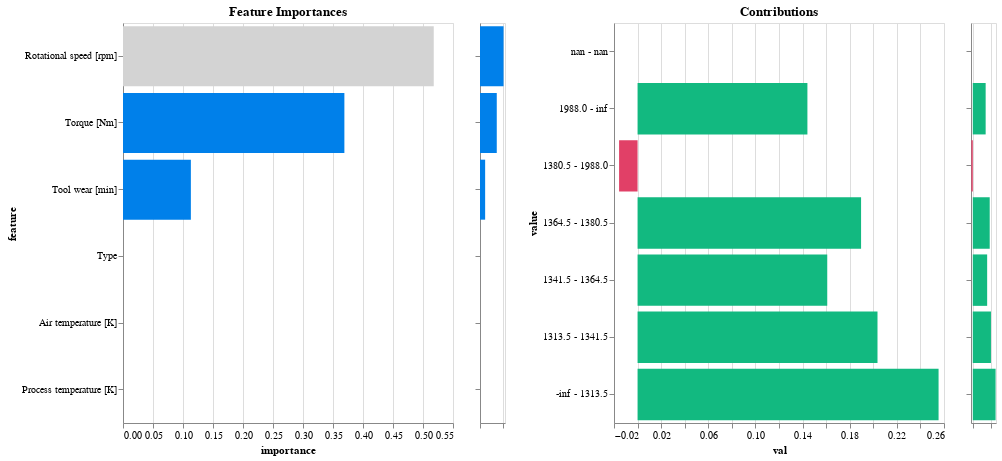

The code cell stored with this chart in its notebook:
### Code cell
model.explain()

### Figure 1 — Vega-Lite specification as saved in the notebook (floating-point values rounded to 4 significant figures)
{"config": {"view": {"continuousWidth": 300, "continuousHeight": 300}}, "hconcat": [{"mark": {"type": "bar", "color": "#0080ea"}, "encoding": {"color": {"condition": {"param": "param_4", "value": "lightgray"}, "value": "#0080ea"}, "tooltip": {"field": "importance_label", "type": "nominal"}, "x": {"field": "importance", "type": "quantitative"}, "y": {"field": "feature", "sort": {"field": "importance", "order": "descending"}, "type": "nominal"}}, "height": 400, "name": "view_5", "title": "Feature Importances", "transform": [{"filter": {"param": "param_5"}}], "width": 330}, {"mark": {"type": "bar", "color": "#0080ea"}, "encoding": {"x": {"axis": {"labels": false, "title": null}, "field": "importance", "type": "quantitative"}, "y": {"axis": {"labels": false, "title": null}, "field": "feature", "sort": "-x", "type": "nominal"}}, "height": 400, "name": "view_6", "width": 25}, {"data": {"name": "data-fa8f81e23b388cc3565a83e80e9f667c"}, "mark": {"type": "bar", "color": "#e14067"}, "encoding": {"color": {"condition": {"test": "(datum.contribution < 0)", "value": "#e14067"}, "value": "#12b980"}, "tooltip": {"field": "score_label", "type": "nominal"}, "x": {"field": "val", "type": "quantitative"}, "y": {"field": "value", "sort": {"field": "index", "order": "descending"}, "type": "nominal"}}, "height": 400, "name": "view_7", "title": "Contributions", "transform": [{"fold": ["contribution", "mean", "frequency"], "as": ["column", "val"]}, {"filter": {"param": "Select"}}, {"filter": {"param": "param_4"}}, {"filter": {"param": "param_6"}}], "width": 330}, {"data": {"name": "data-fa8f81e23b388cc3565a83e80e9f667c"}, "mark": {"type": "bar", "color": "#e14067"}, "encoding": {"color": {"condition": {"test": "(datum.contribution < 0)", "value": "#e14067"}, "value": "#12b980"}, "x": {"axis": {"labels": false, "title": null}, "field": "contribution", "type": "quantitative"}, "y": {"axis": {"labels": false, "title": null}, "field": "value", "sort": {"field": "index", "order": "descending"}, "type": "nominal"}}, "height": 400, "name": "view_8", "transform": [{"filter": {"param": "param_4"}}], "width": 25}], "data": {"name": "data-a09905628200ee4e2aef28e90bcbe079"}, "params": [{"name": "param_4", "select": {"type": "point", "fields": ["feature"]}, "value": "Rotational speed [rpm]", "views": ["view_5"]}, {"name": "Select", "select": {"type": "point", "fields": ["column"]}, "bind": {"input": "select", "options": ["contribution", "mean", "frequency"]}, "value": "contribution", "views": ["view_5", "view_7"]}, {"name": "param_5", "select": {"type": "interval", "encodings": ["y"]}, "views": ["view_6"]}, {"name": "param_6", "select": {"type": "interval", "encodings": ["y"]}, "views": ["view_8"]}], "$schema": "https://vega.github.io/schema/vega-lite/v5.20.1.json", "datasets": {"data-a09905628200ee4e2aef28e90bcbe079": [{"feature": "Type", "importance": 0.0, "importance_label": "0.0%"}, {"feature": "Air temperature [K]", "importance": 0.0, "importance_label": "0.0%"}, {"feature": "Process temperature [K]", "importance": 0.0, "importance_label": "0.0%"}, {"feature": "Tool wear [min]", "importance": 0.1131, "importance_label": "11.3%"}, {"feature": "Torque [Nm]", "importance": 0.369, "importance_label": "36.9%"}, {"feature": "Rotational speed [rpm]", "importance": 0.5179, "importance_label": "51.8%"}], "data-fa8f81e23b388cc3565a83e80e9f667c": [{"index": 0, "value": "-inf - inf", "contribution": 0.0, "mean": 0.03552, "frequency": 1.0, "feature": "Air temperature [K]", "score_label": "0.0"}, {"index": 1, "value": "nan - nan", "contribution": 0.0, "mean": 0.0, "frequency": 0.0, "feature": "Air temperature [K]", "score_label": "0.0"}, {"index": 0, "value": "-inf - inf", "contribution": 0.0, "mean": 0.03552, "frequency": 1.0, "feature": "Process temperature [K]", "score_label": "0.0"}, {"index": 1, "value": "nan - nan", "contribution": 0.0, "mean": 0.0, "frequency": 0.0, "feature": "Process temperature [K]", "score_label": "0.0"}, {"index": 0, "value": "-inf - 1313.5", "contribution": 0.2554, "mean": 0.216, "frequency": 0.03179, "feature": "Rotational speed [rpm]", "score_label": "25.5"}, {"index": 1, "value": "1313.5 - 1341.5", "contribution": 0.2036, "mean": 0.1773, "frequency": 0.03284, "feature": "Rotational speed [rpm]", "score_label": "20.4"}, {"index": 2, "value": "1341.5 - 1364.5", "contribution": 0.1609, "mean": 0.1381, "frequency": 0.04, "feature": "Rotational speed [rpm]", "score_label": "16.1"}, {"index": 3, "value": "1364.5 - 1380.5", "contribution": 0.1896, "mean": 0.1625, "frequency": 0.03582, "feature": "Rotational speed [rpm]", "score_label": "19.0"}, {"index": 4, "value": "1380.5 - 1988.0", "contribution": -0.01568, "mean": 0.009301, "frequency": 0.8345, "feature": "Rotational speed [rpm]", "score_label": "-1.6"}, {"index": 5, "value": "1988.0 - inf", "contribution": 0.1441, "mean": 0.1488, "frequency": 0.02507, "feature": "Rotational speed [rpm]", "score_label": "14.4"}, {"index": 6, "value": "nan - nan", "contribution": 0.0, "mean": 0.0, "frequency": 0.0, "feature": "Rotational speed [rpm]", "score_label": "0.0"}, {"index": 0, "value": "-inf - 20.25", "contribution": 0.1448, "mean": 0.1497, "frequency": 0.02493, "feature": "Torque [Nm]", "score_label": "14.5"}, {"index": 1, "value": "20.25 - 52.45", "contribution": -0.0127, "mean": 0.01464, "frequency": 0.8664, "feature": "Torque [Nm]", "score_label": "-1.3"}, {"index": 2, "value": "52.45 - 55.35", "contribution": 0.08991, "mean": 0.08761, "frequency": 0.0494, "feature": "Torque [Nm]", "score_label": "9.0"}, {"index": 3, "value": "55.35 - 59.05", "contribution": 0.1326, "mean": 0.1304, "frequency": 0.0309, "feature": "Torque [Nm]", "score_label": "13.3"}, {"index": 4, "value": "59.05 - inf", "contribution": 0.4617, "mean": 0.3789, "frequency": 0.02836, "feature": "Torque [Nm]", "score_label": "46.2"}, {"index": 5, "value": "nan - nan", "contribution": 0.0, "mean": 0.0, "frequency": 0.0, "feature": "Torque [Nm]", "score_label": "0.0"}, {"index": 0, "value": "-inf - 199.5", "contribution": -0.007145, "mean": 0.0241, "frequency": 0.9227, "feature": "Tool wear [min]", "score_label": "-0.7"}, {"index": 1, "value": "199.5 - 210.5", "contribution": 0.1788, "mean": 0.1458, "frequency": 0.04299, "feature": "Tool wear [min]", "score_label": "17.9"}, {"index": 2, "value": "210.5 - inf", "contribution": 0.2474, "mean": 0.2043, "frequency": 0.03433, "feature": "Tool wear [min]", "score_label": "24.7"}, {"index": 3, "value": "nan - nan", "contribution": 0.0, "mean": 0.0, "frequency": 0.0, "feature": "Tool wear [min]", "score_label": "0.0"}]}}
